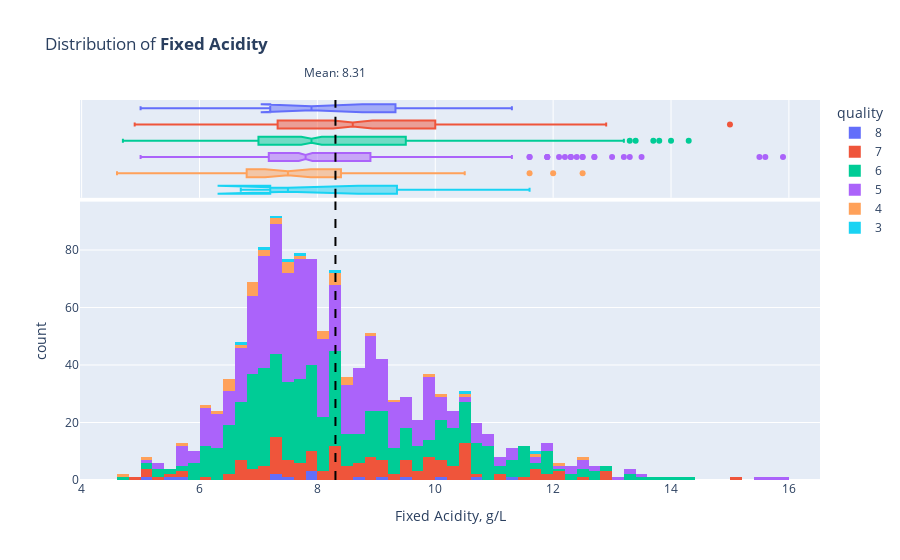

This figure's notebook cell:
### Markdown cell above
#### 2.3.1. Fixed Acidity

### Code cell
overview_plot(df_train, "fixed acidity", "g/L")

### Figure 1 — Plotly figure (JSON) as saved in the notebook; plotly's stock layout.template omitted (floating-point values rounded to 4 significant figures; data arrays with more than 128 entries replaced by an {"elided": "..."} marker saying what was removed)
{"data": [{"alignmentgroup": "True", "bingroup": "x", "histfunc": "count", "hovertemplate": "quality=8<br>Fixed Acidity, g/L=%{x}<br>count=%{y}<extra></extra>", "legendgroup": "8", "marker": {"color": "#636efa", "pattern": {"shape": ""}}, "name": "8", "offsetgroup": "8", "orientation": "v", "showlegend": true, "type": "histogram", "x": [5.6, 7.2, 7.8, 7.2, 9.1, 5, 7.9, 8.6, 10, 5.5, 7.4, 10.7, 7.9, 9.4, 11.3], "xaxis": "x", "y": [8, 8, 8, 8, 8, 8, 8, 8, 8, 8, 8, 8, 8, 8, 8], "yaxis": "y"}, {"alignmentgroup": "True", "hovertemplate": "quality=8<br>Fixed Acidity, g/L=%{x}<extra></extra>", "legendgroup": "8", "marker": {"color": "#636efa"}, "name": "8", "notched": true, "offsetgroup": "8", "showlegend": false, "type": "box", "x": [5.6, 7.2, 7.8, 7.2, 9.1, 5, 7.9, 8.6, 10, 5.5, 7.4, 10.7, 7.9, 9.4, 11.3], "xaxis": "x2", "yaxis": "y2"}, {"alignmentgroup": "True", "bingroup": "x", "histfunc": "count", "hovertemplate": "quality=7<br>Fixed Acidity, g/L=%{x}<br>count=%{y}<extra></extra>", "legendgroup": "7", "marker": {"color": "#EF553B", "pattern": {"shape": ""}}, "name": "7", "offsetgroup": "7", "orientation": "v", "showlegend": true, "type": "histogram", "x": {"elided": "159 float values"}, "xaxis": "x", "y": {"elided": "159 int values"}, "yaxis": "y"}, {"alignmentgroup": "True", "hovertemplate": "quality=7<br>Fixed Acidity, g/L=%{x}<extra></extra>", "legendgroup": "7", "marker": {"color": "#EF553B"}, "name": "7", "notched": true, "offsetgroup": "7", "showlegend": false, "type": "box", "x": {"elided": "159 float values"}, "xaxis": "x2", "yaxis": "y2"}, {"alignmentgroup": "True", "bingroup": "x", "histfunc": "count", "hovertemplate": "quality=6<br>Fixed Acidity, g/L=%{x}<br>count=%{y}<extra></extra>", "legendgroup": "6", "marker": {"color": "#00cc96", "pattern": {"shape": ""}}, "name": "6", "offsetgroup": "6", "orientation": "v", "showlegend": true, "type": "histogram", "x": {"elided": "510 float values"}, "xaxis": "x", "y": {"elided": "510 int values"}, "yaxis": "y"}, {"alignmentgroup": "True", "hovertemplate": "quality=6<br>Fixed Acidity, g/L=%{x}<extra></extra>", "legendgroup": "6", "marker": {"color": "#00cc96"}, "name": "6", "notched": true, "offsetgroup": "6", "showlegend": false, "type": "box", "x": {"elided": "510 float values"}, "xaxis": "x2", "yaxis": "y2"}, {"alignmentgroup": "True", "bingroup": "x", "histfunc": "count", "hovertemplate": "quality=5<br>Fixed Acidity, g/L=%{x}<br>count=%{y}<extra></extra>", "legendgroup": "5", "marker": {"color": "#ab63fa", "pattern": {"shape": ""}}, "name": "5", "offsetgroup": "5", "orientation": "v", "showlegend": true, "type": "histogram", "x": {"elided": "545 float values"}, "xaxis": "x", "y": {"elided": "545 int values"}, "yaxis": "y"}, {"alignmentgroup": "True", "hovertemplate": "quality=5<br>Fixed Acidity, g/L=%{x}<extra></extra>", "legendgroup": "5", "marker": {"color": "#ab63fa"}, "name": "5", "notched": true, "offsetgroup": "5", "showlegend": false, "type": "box", "x": {"elided": "545 float values"}, "xaxis": "x2", "yaxis": "y2"}, {"alignmentgroup": "True", "bingroup": "x", "histfunc": "count", "hovertemplate": "quality=4<br>Fixed Acidity, g/L=%{x}<br>count=%{y}<extra></extra>", "legendgroup": "4", "marker": {"color": "#FFA15A", "pattern": {"shape": ""}}, "name": "4", "offsetgroup": "4", "orientation": "v", "showlegend": true, "type": "histogram", "x": [8.5, 6, 5.6, 8.8, 6.9, 6.2, 7.5, 8.3, 6.5, 7.5, 10.1, 6.5, 6.9, 8.2, 6.9, 7.3, 8.1, 8.4, 8.1, 7, 7.6, 7.5, 6.6, 7.1, 8.3, 5, 7.3, 6.8, 6.5, 12, 6.8, 8.3, 9.9, 12.5, 9.2, 7.4, 6.4, 10.5, 8.4, 8, 4.6, 11.6], "xaxis": "x", "y": [4, 4, 4, 4, 4, 4, 4, 4, 4, 4, 4, 4, 4, 4, 4, 4, 4, 4, 4, 4, 4, 4, 4, 4, 4, 4, 4, 4, 4, 4, 4, 4, 4, 4, 4, 4, 4, 4, 4, 4, 4, 4], "yaxis": "y"}, {"alignmentgroup": "True", "hovertemplate": "quality=4<br>Fixed Acidity, g/L=%{x}<extra></extra>", "legendgroup": "4", "marker": {"color": "#FFA15A"}, "name": "4", "notched": true, "offsetgroup": "4", "showlegend": false, "type": "box", "x": [8.5, 6, 5.6, 8.8, 6.9, 6.2, 7.5, 8.3, 6.5, 7.5, 10.1, 6.5, 6.9, 8.2, 6.9, 7.3, 8.1, 8.4, 8.1, 7, 7.6, 7.5, 6.6, 7.1, 8.3, 5, 7.3, 6.8, 6.5, 12, 6.8, 8.3, 9.9, 12.5, 9.2, 7.4, 6.4, 10.5, 8.4, 8, 4.6, 11.6], "xaxis": "x2", "yaxis": "y2"}, {"alignmentgroup": "True", "bingroup": "x", "histfunc": "count", "hovertemplate": "quality=3<br>Fixed Acidity, g/L=%{x}<br>count=%{y}<extra></extra>", "legendgroup": "3", "marker": {"color": "#19d3f3", "pattern": {"shape": ""}}, "name": "3", "offsetgroup": "3", "orientation": "v", "showlegend": true, "type": "histogram", "x": [7.4, 7.3, 11.6, 7.6, 8.3, 7.1, 6.7, 10.4], "xaxis": "x", "y": [3, 3, 3, 3, 3, 3, 3, 3], "yaxis": "y"}, {"alignmentgroup": "True", "hovertemplate": "quality=3<br>Fixed Acidity, g/L=%{x}<extra></extra>", "legendgroup": "3", "marker": {"color": "#19d3f3"}, "name": "3", "notched": true, "offsetgroup": "3", "showlegend": false, "type": "box", "x": [7.4, 7.3, 11.6, 7.6, 8.3, 7.1, 6.7, 10.4], "xaxis": "x2", "yaxis": "y2"}], "layout": {"annotations": [{"showarrow": false, "text": "Mean: 8.31", "x": 8.306, "y": 1.1, "yref": "paper"}], "barmode": "relative", "legend": {"title": {"text": "quality"}, "tracegroupgap": 0}, "shapes": [{"line": {"color": "black", "dash": "dash"}, "type": "line", "x0": 8.306, "x1": 8.306, "xref": "x", "y0": 0, "y1": 1, "yref": "y domain"}, {"line": {"color": "black", "dash": "dash"}, "type": "line", "x0": 8.306, "x1": 8.306, "xref": "x2", "y0": 0, "y1": 1, "yref": "y2 domain"}], "title": {"text": "Distribution of <b>Fixed Acidity</b>"}, "xaxis": {"anchor": "y", "domain": [0, 1], "title": {"text": "Fixed Acidity, g/L"}}, "xaxis2": {"anchor": "y2", "domain": [0, 1], "matches": "x", "showgrid": true, "showticklabels": false}, "yaxis": {"anchor": "x", "categoryarray": [3, 4, 5, 6, 7, 8], "categoryorder": "array", "domain": [0, 0.7326], "title": {"text": "count"}}, "yaxis2": {"anchor": "x2", "categoryarray": [3, 4, 5, 6, 7, 8], "categoryorder": "array", "domain": [0.7426, 1], "matches": "y2", "showgrid": false, "showline": false, "showticklabels": false, "ticks": ""}}}
